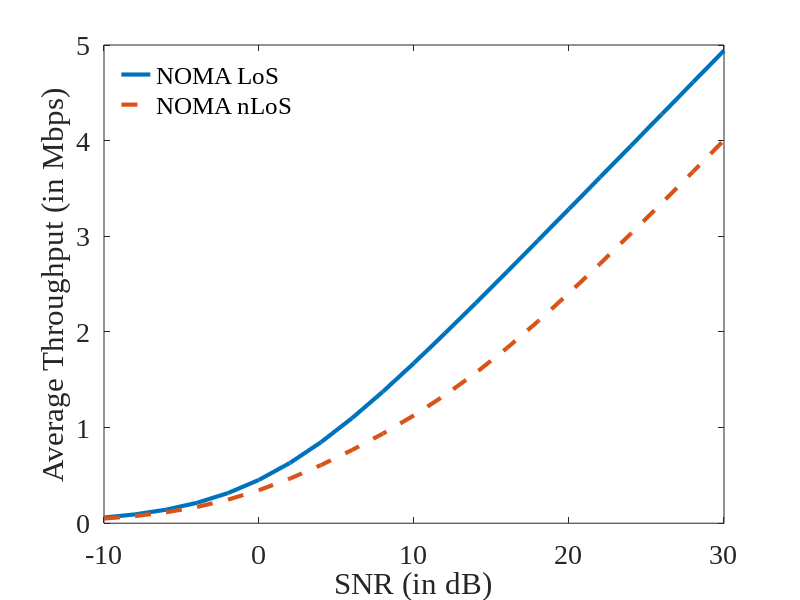

MATLAB code to generate this figure:
%% Setting the Parameters
SNR_dB = -10:2:30;             % SNR range in dB
SNR_linear = 10.^(SNR_dB/10);  % Convert SNR from dB to linear scale
rng(42);  % Set seed for reproducibility

% System parameters
W = 1e6;        % Bandwidth in Hz
P = 1;          % Total power (normalized)
N0 = 1e-21;     % Noise power spectral density (normalized)
beta = [0.3, 0.7];  % Power allocation for User 1 and User 2, respectively
num_users = 2;

%% Channel Model
% nLoS channel gains (Rayleigh fading)
h_nLoS = (randn(1, num_users) + 1i*randn(1, num_users)) / sqrt(2);

% LoS channel gains (Rician fading with K-factor)
K = 13;  % Rician K-factor
h_LoS = sqrt(K/(K+1)) + sqrt(1/(K+1)) * h_nLoS;

%% Simulation Settings
MONTE_CARLO = 10000;  % Number of Monte Carlo simulations

% Initialize arrays to store average throughputs
avgThroughput_NOMA_LOS = zeros(MONTE_CARLO, length(SNR_dB));
avgThroughput_NOMA_NLOS = zeros(MONTE_CARLO, length(SNR_dB));

for mc_idx = 1:MONTE_CARLO
    for i = 1:length(SNR_dB)
        % Calculate noise power based on current SNR
        SNR_current = SNR_linear(i);
        N0_current = 1 / SNR_current;

        % SNRs for LoS channels
        SNR_1_NOMA_LOS = beta(1) * abs(h_LoS(1)).^2 / N0_current;
        SNR_2_NOMA_LOS = beta(2) * abs(h_LoS(2)).^2 / (beta(1) * abs(h_LoS(2)).^2 + N0_current);

        % SNRs for nLoS channels
        SNR_1_NOMA_NLOS = beta(1) * abs(h_nLoS(1)).^2 / N0_current;
        SNR_2_NOMA_NLOS = beta(2) * abs(h_nLoS(2)).^2 / (beta(1) * abs(h_nLoS(2)).^2 + N0_current);

        % Channel capacity for LoS channels
        R_1_NOMA_LOS = W * log2(1 + SNR_1_NOMA_LOS);
        R_2_NOMA_LOS = W * log2(1 + SNR_2_NOMA_LOS);

        % Channel capacity for nLoS channels
        R_1_NOMA_NLOS = W * log2(1 + SNR_1_NOMA_NLOS);
        R_2_NOMA_NLOS = W * log2(1 + SNR_2_NOMA_NLOS);

        % Calculate average throughputs
        avgThroughput_NOMA_LOS(mc_idx, i) = (R_1_NOMA_LOS + R_2_NOMA_LOS) / 2;
        avgThroughput_NOMA_NLOS(mc_idx, i) = (R_1_NOMA_NLOS + R_2_NOMA_NLOS) / 2;
    end
end

% Compute the mean throughput over Monte Carlo simulations
avgThroughput_NOMA_2_LOS = mean(avgThroughput_NOMA_LOS, 1);
avgThroughput_NOMA_2_NLOS = mean(avgThroughput_NOMA_NLOS, 1);

%% Plotting Results

linewidth  = 3;
fontname   = 'Times New Roman';
fontsize   = 20;

legend_alg = {'NOMA LoS', 'NOMA nLoS'};

figure;
set(gcf, 'Position', [0 0 800 600]);

plot(SNR_dB, avgThroughput_NOMA_2_LOS * 1e-6, '-', 'Color', [0.0000 0.4470 0.7410], 'LineWidth', linewidth);
hold on;
plot(SNR_dB, avgThroughput_NOMA_2_NLOS * 1e-6, '--', 'Color', [0.8500 0.3250 0.0980], 'LineWidth', linewidth);

xlabel('SNR (in dB)', 'FontName', fontname, 'FontSize', fontsize);
ylabel('Average Throughput (in Mbps)', 'FontName', fontname, 'FontSize', fontsize);

legend(legend_alg, 'FontName', fontname, 'FontSize', fontsize, 'Location', 'northwest');
legend boxoff;
set(gca, 'FontName', fontname, 'FontSize', fontsize);

% Save figures if required
savefig = 0;
% root_save = 'C:\Your\Desired\Path\';  Example path (You might want to write it yourself). Root path to save figures

if savefig == 1
    saveas(gcf, [root_save 'noma_los_nlos_average_throughput_vs_snr_comparison'], 'fig');
    saveas(gcf, [root_save 'noma_los_nlos_average_throughput_vs_snr_comparison'], 'png');
    saveas(gcf, [root_save 'noma_los_nlos_average_throughput_vs_snr_comparison'], 'epsc2');
end